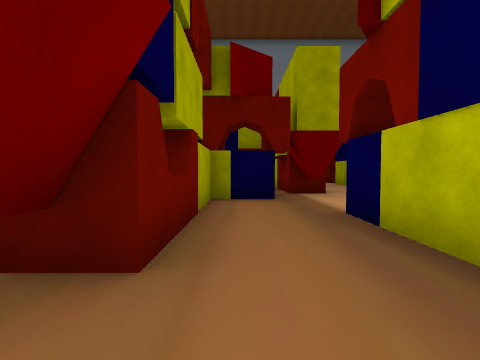
view 1 (above)

24 first-person views from a walk through a 3-D level made in the Unity game engine. The camera is 1.2 m above the floor, tilts 2° down and sees 85° across. The floor is counted in squares, 2 m on a side. Each view is taken from the middle of a square. On the plan, view 1 faces up. The plan holds only what a view shows up to about 9 squares ahead; the rest is blank. The place goes on beyond the plan. The player is left out. Some animated figures are not drawn. Door leaves are left out, so doorways stand open. Some surface patterns are stand-ins.

view 2
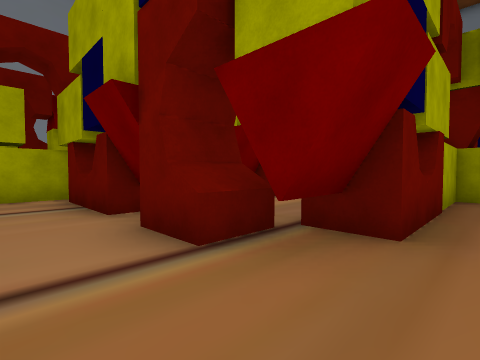

view 3
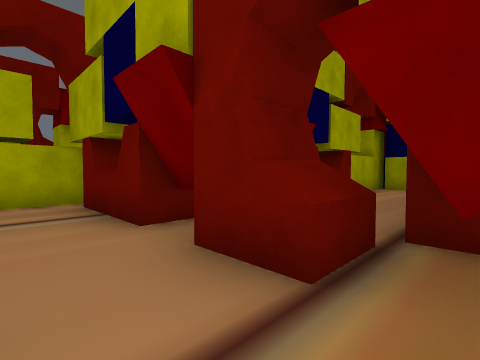

view 4
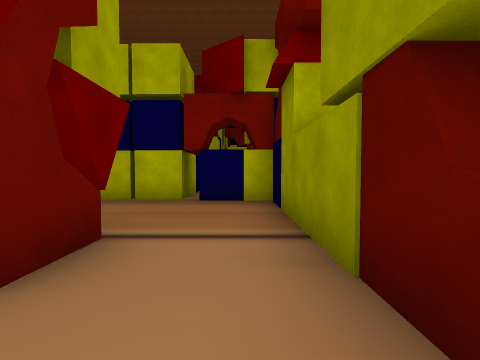

view 5
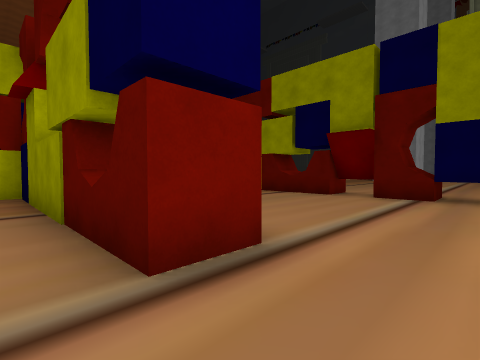

view 6
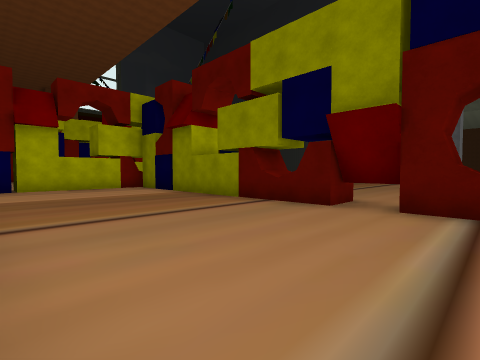

view 7
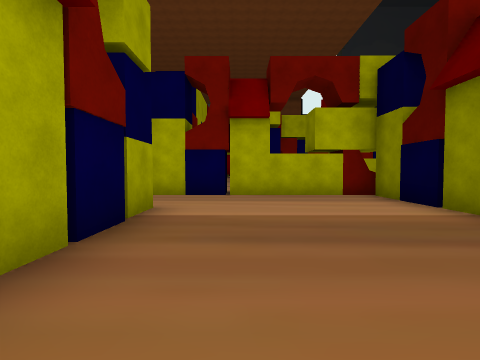

view 8
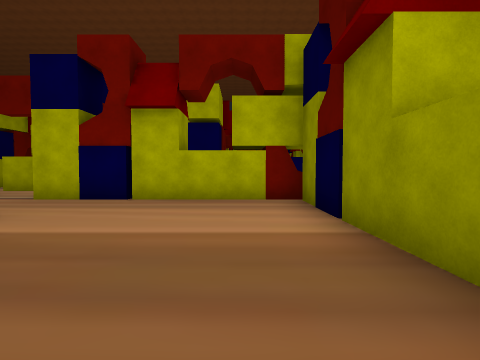

view 9
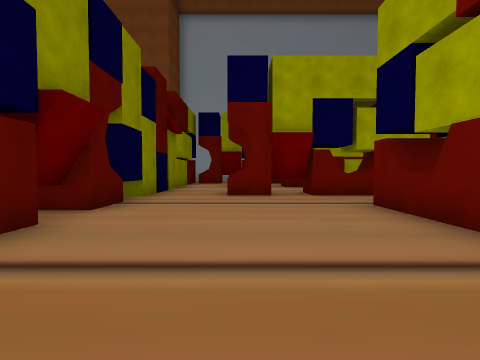

view 10
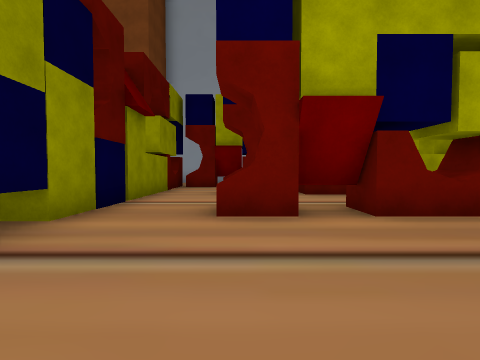

view 11
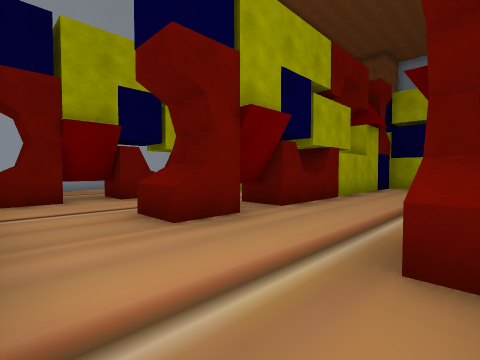

view 12
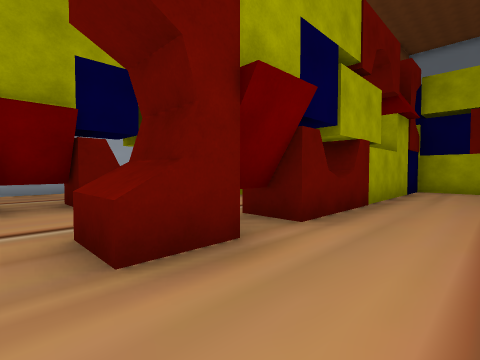

view 13
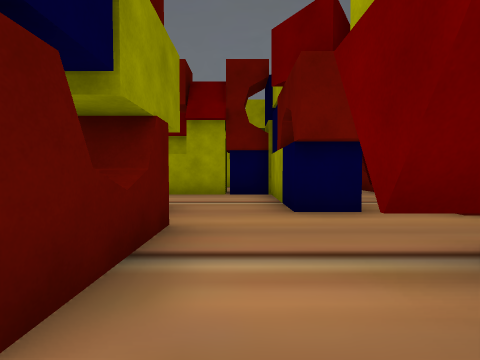

view 14
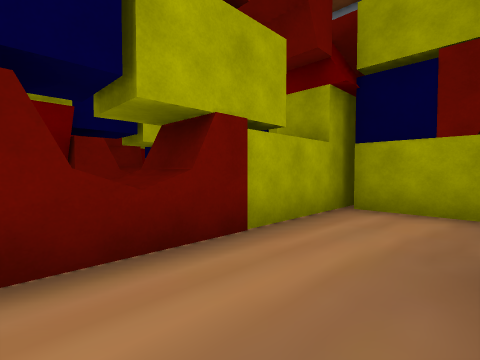

view 15
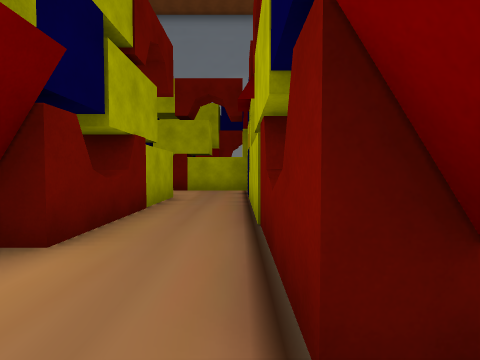

view 16
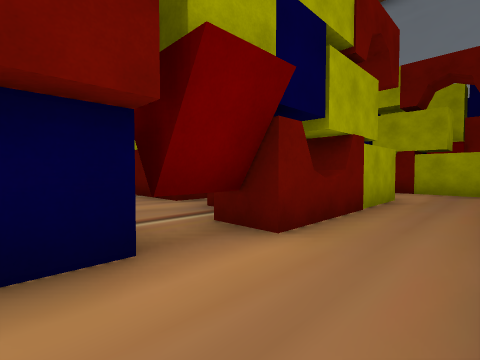

view 17
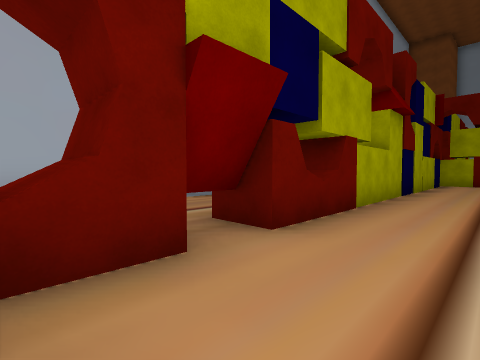

view 18
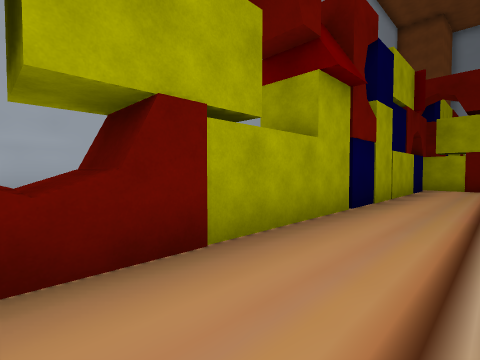

view 19
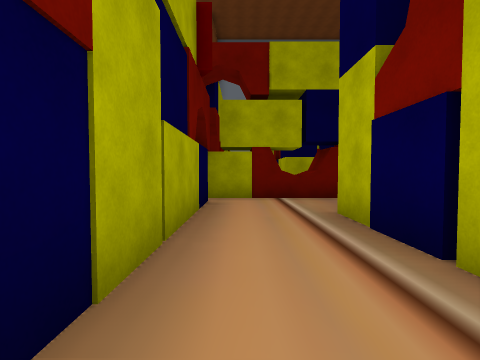

view 20
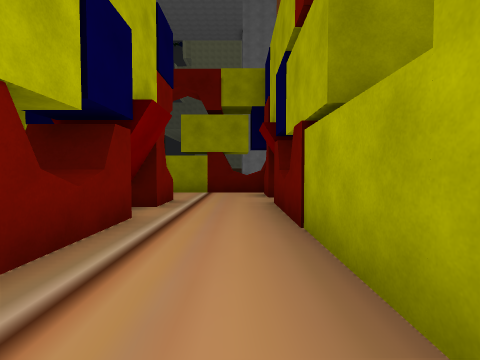

view 21
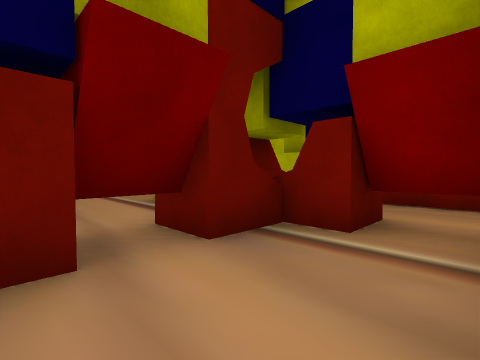

view 22
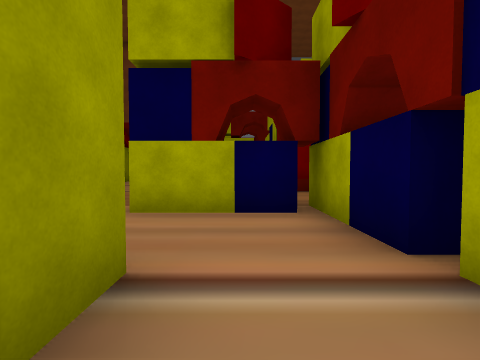

view 23
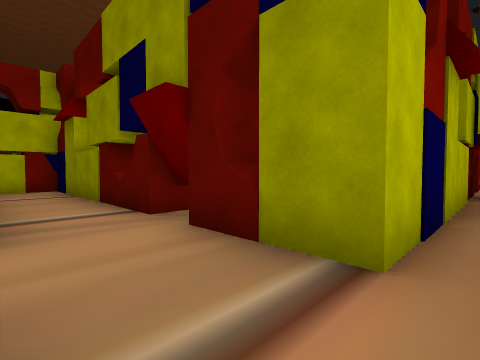

view 24
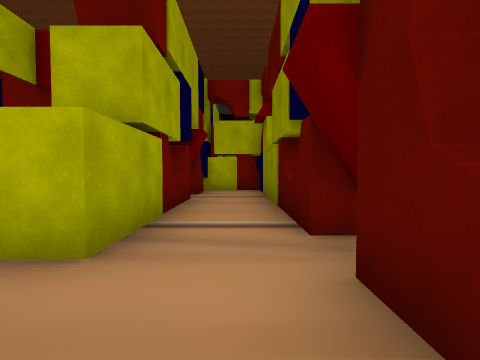

### Floor plan
Key: @ floor where view 1 was taken; # wall or solid block; x gap in a wall; . floor; ^ raised ledge; T thing the floor can be seen under or through.
Columns run from 14 left of view 1 to 13 right of it. Each row starts with its distance up from view 1.
 11        ###
 10      .....
  9     #..#..#     #
  8      ..#..###  .^.
  7      ..#..#..  .#.
  6  ##^###^..#..##.#
  5  #.....#..^..#...
  4  #.....#..#..#...
  3  #..####..#..^..#
  2  #..#........#..#
  1  #..#...#^####..#### #   ##
  0  #..#..##.....@.#....###^.##
 -1  #..#..#........#..........#
 -2  #..#..^..#######..#########
 -3 ##..#..T...........#
 -4 #^..#..T...........#
 -5 ##..#..T...........#
 -6 ##.................#
 -7 #^.................#
 -8  x^#########^#######
 -9         ....      .#
-10         .. ..      #
-11            ..
-12            ..

Positions as (right, up) in squares from view 1, and headings:
1: (0, 0), facing up
2: (0, -1), facing up-left
3: (-1, -1), facing up-left
4: (-4, -1), facing right
5: (-6, -1), facing down-right
6: (-5, -3), facing down-right
7: (-2, -4), facing right
8: (-1, -6), facing right
9: (0, -5), facing left
10: (-3, -5), facing left
11: (-7, -7), facing up-left
12: (-8, -6), facing up-left
13: (-3, 2), facing left
14: (-2, 4), facing up-left
15: (-5, 3), facing up
16: (-5, 3), facing up-left
17: (-11, -7), facing up-left
18: (-11, -4), facing up-left
19: (-12, 0), facing up
20: (-12, 0), facing down
21: (-10, 4), facing up-right
22: (6, -1), facing left
23: (4, 0), facing down-right
24: (5, -1), facing right
